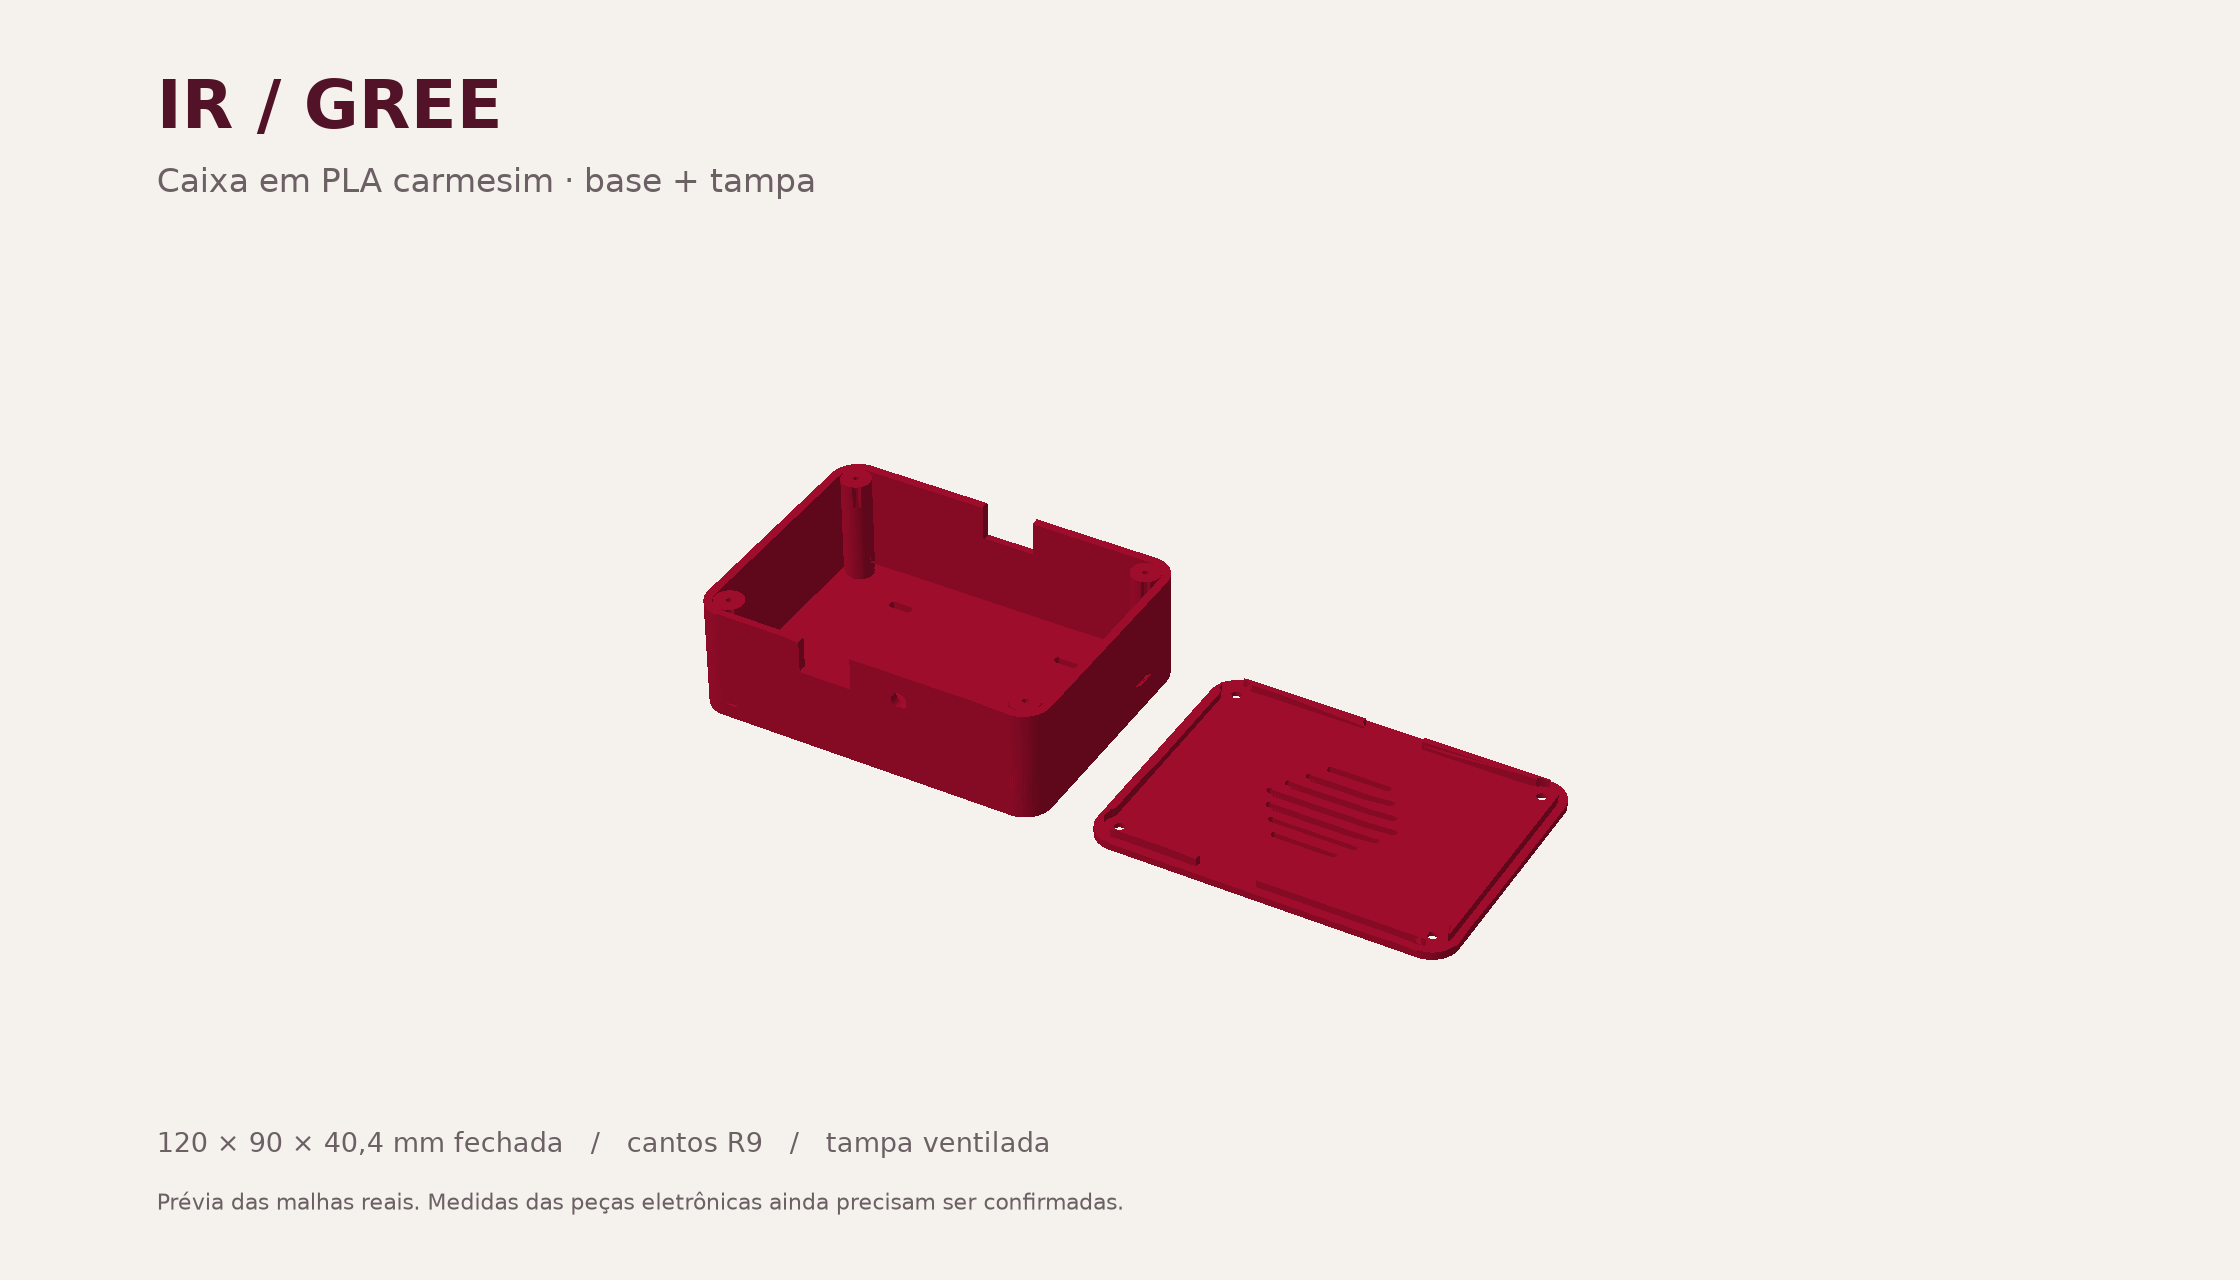

Write Python code to recreate this figure.
"""Renderiza as malhas reais dos STL sem precisar abrir a interface do FreeCAD."""
import os
import sys
from pathlib import Path

os.environ.setdefault('MPLCONFIGDIR', '/tmp/ir-gree-matplotlib')
sys.path.insert(0, '/usr/lib/freecad/lib')
import FreeCAD
import Mesh
import numpy as np
import matplotlib
matplotlib.use('Agg')
import matplotlib.pyplot as plt
from mpl_toolkits.mplot3d.art3d import Poly3DCollection

out = Path(__file__).resolve().parent
fig = plt.figure(figsize=(14, 8), facecolor='#f5f1ed')
ax = fig.add_subplot(111, projection='3d', computed_zorder=False)
ax.set_facecolor('#f5f1ed')
light = np.array([-0.4, -0.6, 1.0])
light /= np.linalg.norm(light)
for filename, offset in [('base.stl', 0), ('tampa.stl', 136)]:
    mesh = Mesh.Mesh(str(out / filename))
    vertices = np.array([[tuple(p) for p in f.Points] for f in mesh.Facets])
    vertices[:, :, 0] += offset
    normals = np.array([tuple(f.Normal) for f in mesh.Facets])
    shade = 0.55 + 0.45 * np.clip(normals @ light, 0, 1)
    colors = shade[:, None] * np.array([0.68, 0.055, 0.19])[None, :]
    camera = np.array([np.cos(np.deg2rad(37))*np.cos(np.deg2rad(-61)),
                       np.cos(np.deg2rad(37))*np.sin(np.deg2rad(-61)), np.sin(np.deg2rad(37))])
    visible = normals @ camera > 0
    ax.add_collection3d(Poly3DCollection(vertices[visible], facecolors=colors[visible],
                                        edgecolors='none', linewidths=0, antialiased=False))
ax.set(xlim=(-5, 261), ylim=(-8, 98), zlim=(0, 65))
ax.set_box_aspect((266, 106, 65))
ax.view_init(elev=37, azim=-61)
ax.set_axis_off()
fig.text(0.07, 0.9, 'IR / GREE', fontsize=30, weight='bold', color='#521329')
fig.text(0.07, 0.85, 'Caixa em PLA carmesim · base + tampa', fontsize=15, color='#6b6063')
fig.text(0.07, 0.10, '120 × 90 × 40,4 mm fechada   /   cantos R9   /   tampa ventilada', fontsize=12, color='#6b6063')
fig.text(0.07, 0.055, 'Prévia das malhas reais. Medidas das peças eletrônicas ainda precisam ser confirmadas.', fontsize=10, color='#6b6063')
plt.subplots_adjust(left=0, right=1, bottom=0.10, top=0.84)
fig.savefig(out / 'previa.png', dpi=160, facecolor=fig.get_facecolor())
